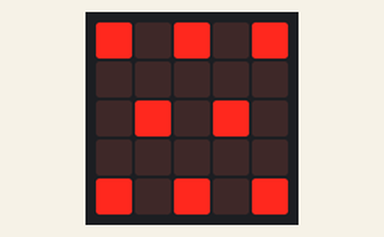
Bench run of a program on a simulated BBC micro:bit (MakeCode). Shown: the board's 5×5 LED display. Dim RGB values are drawn brighter than linear.

Above: at 0.22 s.
At 0.81 s:
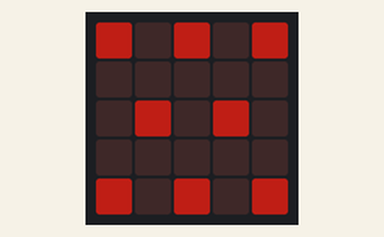
At 1.51 s:
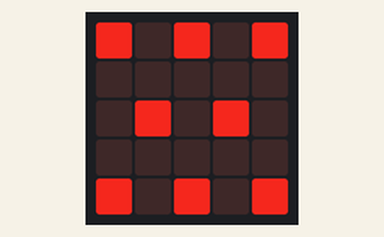
At 2.11 s:
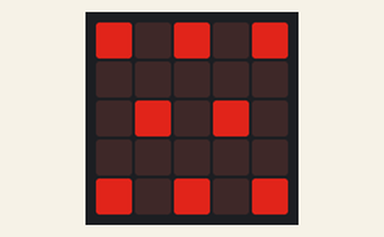
At 2.81 s:
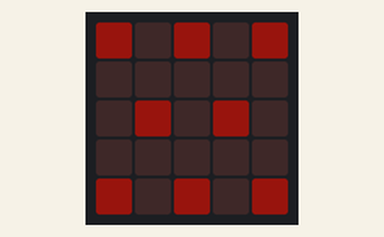

The program:

main.ts
```typescript
function flash () {
    basic.showLeds(`
        # . # . #
        . . . . .
        . # . # .
        . . . . .
        # . # . #
        `)
    for (let index = 0; index < 25; index++) {
        qkfrrl += 10
        basic.pause(50)
        led.setBrightness(qkfrrl)
    }
    for (let index = 0; index < 25; index++) {
        qkfrrl += -10
        basic.pause(50)
        led.setBrightness(qkfrrl)
    }
}
let qkfrrl = 0
qkfrrl = 3
basic.forever(function () {
    while (true) {
        flash()
    }
})
```

test.ts
```typescript
// 테스트는 여기로 이동합니다; 이 패키지가 확장으로 사용될 때 컴파일되지 않을 것 입니다.
```

Measured:
- by itself, everything shown: repeats every 2.9 s, in 50 steps
